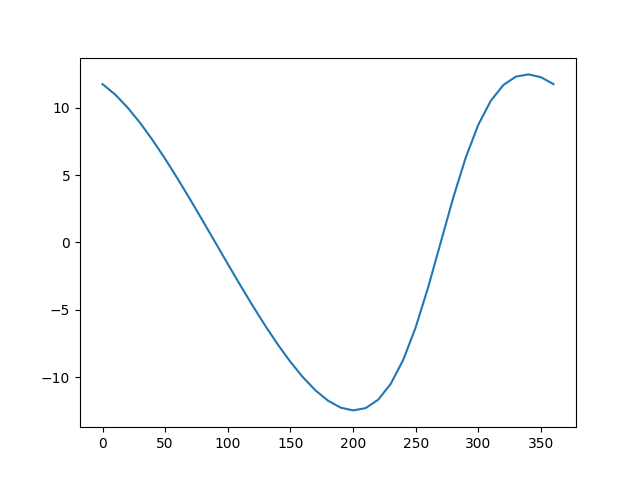
#> input picture sample_mechanism/crank shaper self.png, 640 x 480 px, found by its file name
$ python 'crank-shaper equation.py'
#> lines starting #> are read from the running program, lines starting #| are printed output that depends on the picture
from sympy import *
import matplotlib.pyplot as plt


theta3 = symbols("θ3")
r1, r2, theta2 = symbols("r1, r2, θ2")
stroke = symbols("S")
r3 = symbols("r3")

# theta1 = symbols("theta1")
omega2 = symbols("omega2")
omega3 = symbols("omega3")
time = symbols("t")


def deg2rad(deg):
    rad = (pi.evalf() / 180) * deg
    return rad
# print(deg2rad(50))


def show_equation():
    theta3 = atan( (r1 + r2 * sin(theta2)) / (r2 * cos(theta2)) )  #crank_shaper theta3
    # pprint(theta3)
    # print("-"*80)
    stroke = r3 * cos(theta3)                                      #crank_shaper stroke
    pprint(stroke)


def crank_shaper_theta3():
    theta3_list = []
    for i in range(0, 361, 10):
        theta3 = atan( (r1 + r2 * sin(theta2)) / (r2 * cos(theta2)) )
        theta3 = theta3.subs([(r1, 16), (r2, 5.7), (theta2, deg2rad(i))])
        # print("%d deg: " %i , theta3, "rad")
        if theta3 < 0:
            theta3 += deg2rad(180)
            # print(theta3)
        theta3_list.append(theta3)
    # print(theta3_list)
    # print(len(theta3_list))
    return theta3_list


def crank_shaper_stroke_pos():
    s_list = []
    count = 0
    for _ in range(0, 361, 10):
        stroke = r3 * cos(theta3)
        stroke = stroke.subs( [(r3, 35), (theta3, crank_shaper_theta3()[count]) ])
        count += 1
        # print(count)
        # print(crank_shaper_theta3()[count])
        s_list.append(stroke)
    # print(stroke)
    return s_list


def crank_shaper_stroke_vel():
    _theta2 = omega2 * time
    theta3 = atan( (r1 + r2 * sin(_theta2)) / (r2 * cos(_theta2)) )
    stroke = r3 * cos(theta3)
    stroke_vel_time = diff(stroke, time)


    stroke_vel_theta = stroke_vel_time.subs(omega2 * time, theta2)
    # pprint(stroke_vel_theta)


    #for i in range(0, 360, 10):
        #stroke_vel_theta= stroke_vel_theta.subs([(r3, 35), ()])


def crank_shaper_stroke_acc():
    theta2 = omega2 * time
    theta3 = atan( (r1 + r2 * sin(theta2)) / (r2 * cos(theta2)) )
    stroke = r3 * cos(theta3)
    stroke_vel = diff(stroke, time)
    stroke_acc = diff(stroke_vel, time)
    # pprint(stroke_acc)


def show_img():
    y_list = []
    for i in range(0, 361, 10):
        y_list.append(i)

    self_img = plt.imread("D:\project3\sample_mechanism\crank shaper self.png")
#> self_img is the input picture: shape (480, 640, 4) float32; mean R, G, B, A 0.986, 0.988, 0.989, 1
    plt.subplot(1, 2, 1,)
    # plt.plot(y_list, crank_shaper_stroke_pos())
    plt.imshow(self_img)
    plt.title("self-derived")
    plt.axis("off")

    pyslvs_img = plt.imread("D:\project3\sample_mechanism\crank shaper p3 pyslvs.png")
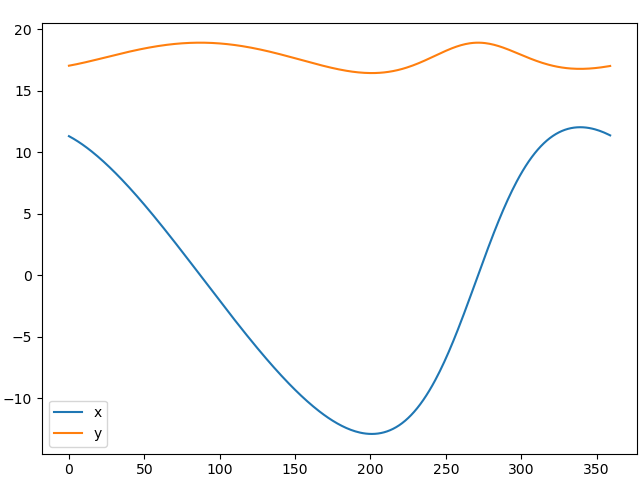
#> input picture sample_mechanism/crank shaper p3 pyslvs.png, 640 x 480 px, found by its file name
#> pyslvs_img is the input picture: shape (480, 640, 4) float32; mean R, G, B, A 0.984, 0.984, 0.984, 1
    plt.subplot(1, 2, 2)
    plt.imshow(pyslvs_img)
    plt.title("pyslvs")
    plt.axis("off")

    plt.show()
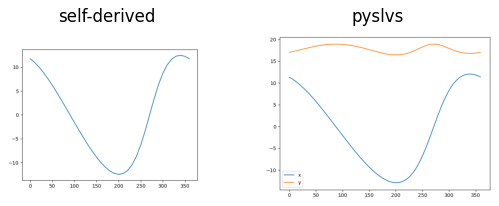
#> figure drawn by matplotlib, 2 panels


if __name__ == "__main__":
    # print(crank_shaper_theta3())
    # print(crank_shaper_stroke_pos())
    show_equation()
    show_img()
    crank_shaper_stroke_vel()
    #crank_shaper_stroke_acc()
